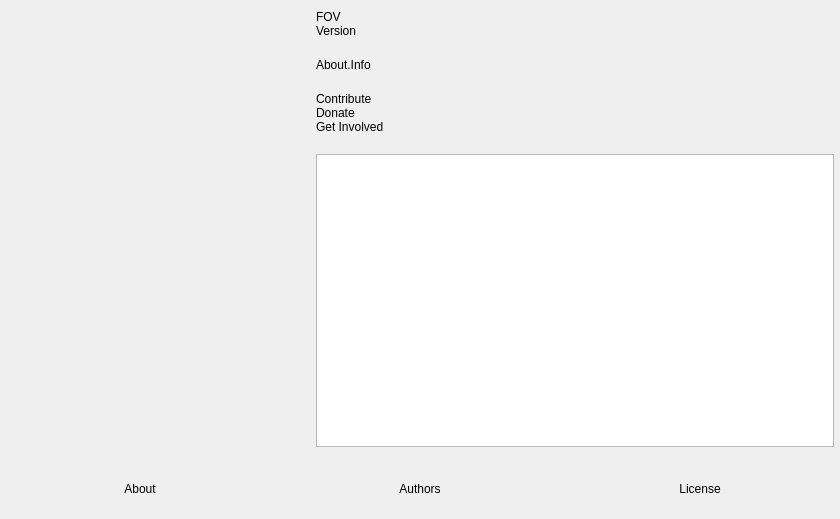
<?xml version="1.0" encoding="UTF-8"?>
<ui version="4.0">
 <class>OBSAbout</class>
 <widget class="QWidget" name="OBSAbout">
  <property name="geometry">
   <rect>
    <x>0</x>
    <y>0</y>
    <width>840</width>
    <height>519</height>
   </rect>
  </property>
  <property name="windowTitle">
   <string>About</string>
  </property>
  <layout class="QVBoxLayout" name="verticalLayout_2">
   <property name="leftMargin">
    <number>0</number>
   </property>
   <property name="topMargin">
    <number>0</number>
   </property>
   <property name="rightMargin">
    <number>0</number>
   </property>
   <property name="bottomMargin">
    <number>0</number>
   </property>
   <item>
    <layout class="QHBoxLayout" name="horizontalLayout_2">
     <property name="spacing">
      <number>30</number>
     </property>
     <property name="leftMargin">
      <number>30</number>
     </property>
     <property name="topMargin">
      <number>10</number>
     </property>
     <property name="rightMargin">
      <number>6</number>
     </property>
     <property name="bottomMargin">
      <number>6</number>
     </property>
     <item>
      <widget class="QLabel" name="icon">
       <property name="minimumSize">
        <size>
         <width>256</width>
         <height>256</height>
        </size>
       </property>
       <property name="maximumSize">
        <size>
         <width>256</width>
         <height>256</height>
        </size>
       </property>
       <property name="text">
        <string/>
       </property>
       <property name="pixmap">
        <pixmap>:res/images/obs.png</pixmap>
       </property>
       <property name="scaledContents">
        <bool>true</bool>
       </property>
      </widget>
     </item>
     <item>
      <layout class="QVBoxLayout" name="verticalLayout">
       <property name="spacing">
        <number>0</number>
       </property>
       <item>
        <widget class="QLabel" name="name">
         <property name="text">
          <string notr="true">FOV</string>
         </property>
        </widget>
       </item>
       <item>
        <widget class="QLabel" name="version">
         <property name="text">
          <string notr="true">Version</string>
         </property>
        </widget>
       </item>
       <item>
        <spacer name="verticalSpacer_2">
         <property name="orientation">
          <enum>Qt::Vertical</enum>
         </property>
         <property name="sizeType">
          <enum>QSizePolicy::Fixed</enum>
         </property>
         <property name="sizeHint" stdset="0">
          <size>
           <width>20</width>
           <height>20</height>
          </size>
         </property>
        </spacer>
       </item>
       <item>
        <widget class="QLabel" name="info">
         <property name="text">
          <string>About.Info</string>
         </property>
         <property name="wordWrap">
          <bool>true</bool>
         </property>
        </widget>
       </item>
       <item>
        <spacer name="verticalSpacer_3">
         <property name="orientation">
          <enum>Qt::Vertical</enum>
         </property>
         <property name="sizeType">
          <enum>QSizePolicy::Fixed</enum>
         </property>
         <property name="sizeHint" stdset="0">
          <size>
           <width>20</width>
           <height>20</height>
          </size>
         </property>
        </spacer>
       </item>
       <item>
        <widget class="QLabel" name="contribute">
         <property name="text">
          <string notr="true">Contribute</string>
         </property>
         <property name="wordWrap">
          <bool>true</bool>
         </property>
        </widget>
       </item>
       <item>
        <widget class="QLabel" name="donate">
         <property name="text">
          <string notr="true">Donate</string>
         </property>
        </widget>
       </item>
       <item>
        <widget class="QLabel" name="getInvolved">
         <property name="text">
          <string notr="true">Get Involved</string>
         </property>
        </widget>
       </item>
       <item>
        <spacer name="verticalSpacer">
         <property name="orientation">
          <enum>Qt::Vertical</enum>
         </property>
         <property name="sizeType">
          <enum>QSizePolicy::Fixed</enum>
         </property>
         <property name="sizeHint" stdset="0">
          <size>
           <width>20</width>
           <height>20</height>
          </size>
         </property>
        </spacer>
       </item>
       <item>
        <widget class="QTextBrowser" name="textBrowser">
         <property name="openExternalLinks">
          <bool>true</bool>
         </property>
        </widget>
       </item>
      </layout>
     </item>
    </layout>
   </item>
   <item>
    <widget class="QFrame" name="widget">
     <property name="minimumSize">
      <size>
       <width>0</width>
       <height>60</height>
      </size>
     </property>
     <layout class="QHBoxLayout" name="horizontalLayout">
      <property name="spacing">
       <number>0</number>
      </property>
      <property name="leftMargin">
       <number>0</number>
      </property>
      <property name="topMargin">
       <number>0</number>
      </property>
      <property name="rightMargin">
       <number>0</number>
      </property>
      <property name="bottomMargin">
       <number>0</number>
      </property>
      <item>
       <widget class="ClickableLabel" name="about">
        <property name="text">
         <string>About</string>
        </property>
        <property name="alignment">
         <set>Qt::AlignCenter</set>
        </property>
       </widget>
      </item>
      <item>
       <widget class="ClickableLabel" name="authors">
        <property name="text">
         <string>Authors</string>
        </property>
        <property name="alignment">
         <set>Qt::AlignCenter</set>
        </property>
       </widget>
      </item>
      <item>
       <widget class="ClickableLabel" name="license">
        <property name="text">
         <string>License</string>
        </property>
        <property name="alignment">
         <set>Qt::AlignCenter</set>
        </property>
       </widget>
      </item>
     </layout>
    </widget>
   </item>
  </layout>
 </widget>
 <customwidgets>
  <customwidget>
   <class>ClickableLabel</class>
   <extends>QLabel</extends>
   <header>components/ClickableLabel.hpp</header>
  </customwidget>
 </customwidgets>
 <resources/>
 <connections/>
</ui>
